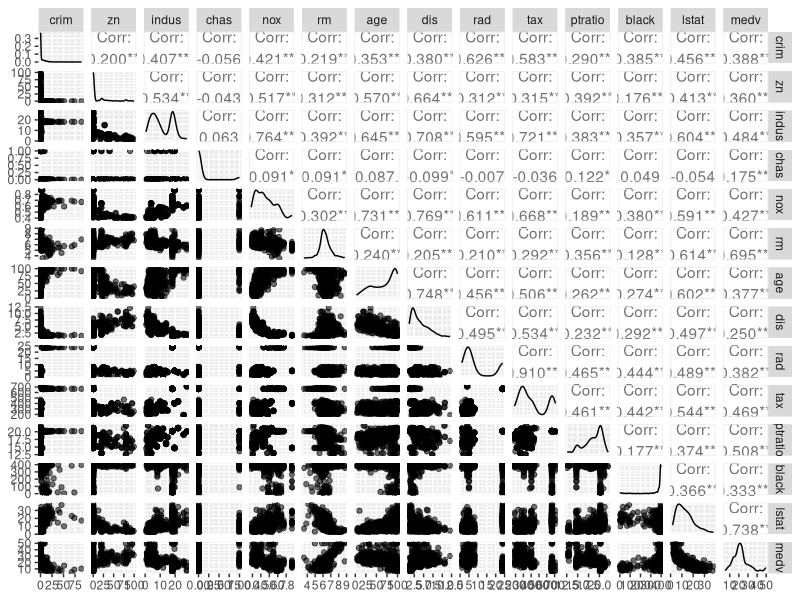
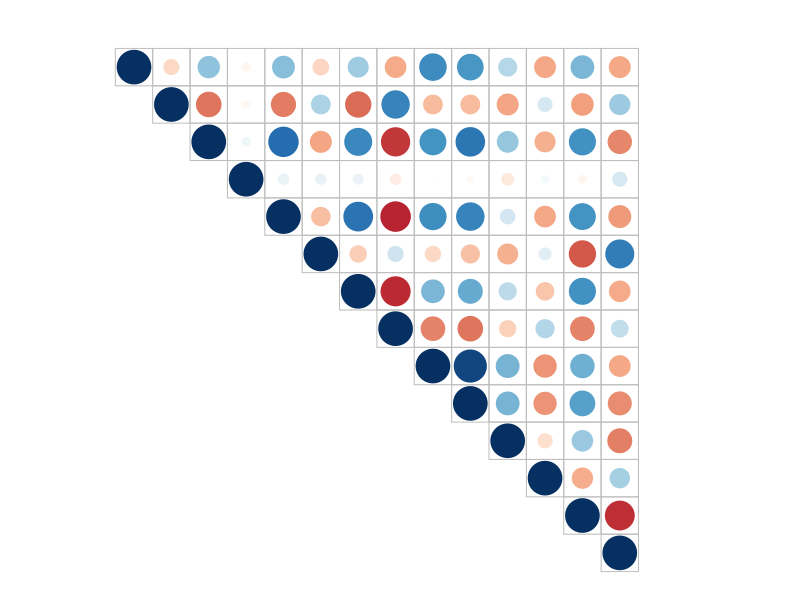

The R script that drew these images, in order: (Note: this script raises an error after producing the figures.)
## ---- chunk 1
# load the data
library(ggplot2)
library(MASS)
library(tidyverse)

data("Boston")

# explore the dataset
str(Boston)
print("Summary before scaling")
summary(Boston)
dim(Boston)
## ---- chunk 2
# access the GGally and ggplot2 libraries
library(GGally)
library(ggplot2)

# create a more advanced plot matrix with ggpairs(learning2014[-1])
p <- ggpairs(Boston, mapping = aes( alpha=0.3), lower = list(combo = wrap("facethist", bins = 20)))

# draw the plot
p

## ---- chunk 3

# calculate the correlation matrix and round it
cor_matrix<-cor(Boston) 

# print the correlation matrix
cor_matrix %>% round(2)  %>% print() 

library(corrplot)

cor.mtest <- function(mat, conf.level = 0.95){
  mat <- as.matrix(mat)
  n <- ncol(mat)
  p.mat <- lowCI.mat <- uppCI.mat <- matrix(NA, n, n)
  diag(p.mat) <- 0
  diag(lowCI.mat) <- diag(uppCI.mat) <- 1
  for(i in 1:(n-1)){
    for(j in (i+1):n){
      tmp <- cor.test(mat[,i], mat[,j], conf.level = conf.level)
      p.mat[i,j] <- p.mat[j,i] <- tmp$p.value
      lowCI.mat[i,j] <- lowCI.mat[j,i] <- tmp$conf.int[1]
      uppCI.mat[i,j] <- uppCI.mat[j,i] <- tmp$conf.int[2]
    }
  }
  return(list(p.mat, lowCI.mat, uppCI.mat))
}

res1 <- cor.mtest(Boston,0.95)
# visualize the correlation matrix
corrplot.mixed(cor_matrix,tl.cex=0.5,p.mat = res1[[1]], insig = "blank"
,mar=c(1,0,2,0),number.cex=0.7, title="Correlation between variables")

## ---- chunk 4
# scale the data
# center and standardize variables
boston_scaled <- scale(Boston)

# summaries of the scaled variables
summary(boston_scaled)

# class of the boston_scaled object
class(boston_scaled)

# change the object to data frame
boston_scaled=as.data.frame(boston_scaled)

# create a more advanced plot matrix with ggpairs(learning2014[-1])
p <- ggpairs(boston_scaled, mapping = aes( alpha=0.3), lower = list(combo = wrap("facethist", bins = 20)))

# draw the plot
p

## ---- chunk 5
# save the scaled crim as scaled_crim
scaled_crim <- boston_scaled$crim
# summary of the scaled_crim
summary(scaled_crim)
# create a quantile vector of crim and print it
bins <- quantile(scaled_crim)
bins
# create a categorical variable 'crime'
crime <- cut(scaled_crim, breaks = bins, include.lowest = TRUE, labels = c("low", "med_low", "med_high", "high"))
# look at the table of the new factor crime
table(crime)
# remove original crim from the dataset
boston_scaled <- dplyr::select(boston_scaled, -crim)
# add the new categorical value to scaled data
boston_scaled <- data.frame(boston_scaled, crime)
head(boston_scaled)
## ---- chunk 6
# number of rows in the Boston dataset 
n <- nrow(boston_scaled)

# choose randomly 80% of the rows
ind <- sample(n,  size = n * 0.8)

# create train set
train <- boston_scaled[ind,]

# create test set 
test <- boston_scaled[-ind,]

# linear discriminant analysis
lda.fit <- lda(crime~., data = train)
# print the lda.fit object
lda.fit
# the function for lda biplot arrows
lda.arrows <- function(x, myscale = 1, arrow_heads = 0.1, color = "red", tex = 0.75, choices = c(1,2)){
  heads <- coef(x)
  arrows(x0 = 0, y0 = 0, 
         x1 = myscale * heads[,choices[1]], 
         y1 = myscale * heads[,choices[2]], col=color, length = arrow_heads)
  text(myscale * heads[,choices], labels = row.names(heads), 
       cex = tex, col=color, pos=3)
}
# target classes as numeric
classes <- as.numeric(train$crime)
# plot the lda results
plot(lda.fit, dimen = 2, col=classes, pch=classes)
lda.arrows(lda.fit, myscale = 3)
## ---- chunk 7
# predict classes with test data
lda.pred <- predict(lda.fit, newdata = test)

# cross tabulate the results
table(correct = test$crime, predicted = lda.pred$class)

## ---- chunk 8
#scaling to same scale using package vegan
library(vegan)
scaled.dat <- decostand(Boston, method = "standardize", MARGIN = 2)

library(MASS)
data('Boston')

# euclidean distance matrix
dist_eu <- dist(scaled.dat)

# determine the number of clusters
k_max <- 10
# calculate the total within sum of squares
twcss <- sapply(1:k_max, function(k){kmeans(dist_eu, k)$tot.withinss})
# visualize the results
plot(1:k_max, twcss, type='b')

## ---- chunk 9
# k-means clustering
km <-kmeans(dist_eu, centers = 3)
# plot the Boston dataset with clusters
pairs(scaled.dat, col = km$cluster)

library(cluster) 
clusplot(scaled.dat,km$cluster, color=TRUE, shade=TRUE, labels=2, lines=0)


## ---- chunk 10
# choose randomly 80% of the rows

library(dplyr); 
library(plyr)

# define 2 new columns in gii data
# number of rows in the Boston dataset 
n <- nrow(scaled.dat)
scaled.dat <- mutate(scaled.dat, cluster = km$cluster)
ind <- sample(n,  size = n * 0.8)

# create train set
train <- scaled.dat[ind,]

# create test set 
test <- scaled.dat[-ind,]

# linear discriminant analysis
lda.fit <- lda(cluster~., data = train)
# print the lda.fit object
lda.fit
# the function for lda biplot arrows
lda.arrows <- function(x, myscale = 1, arrow_heads = 0.1, color = "red", tex = 0.75, choices = c(1,2)){
  heads <- coef(x)
  arrows(x0 = 0, y0 = 0, 
         x1 = myscale * heads[,choices[1]], 
         y1 = myscale * heads[,choices[2]], col=color, length = arrow_heads)
  text(myscale * heads[,choices], labels = row.names(heads), 
       cex = tex, col=color, pos=3)
}
# target classes as numeric
classes <- as.numeric(train$cluster)
# plot the lda results
plot(lda.fit, dimen = 2, col=classes, pch=classes)
lda.arrows(lda.fit, myscale = 3)


